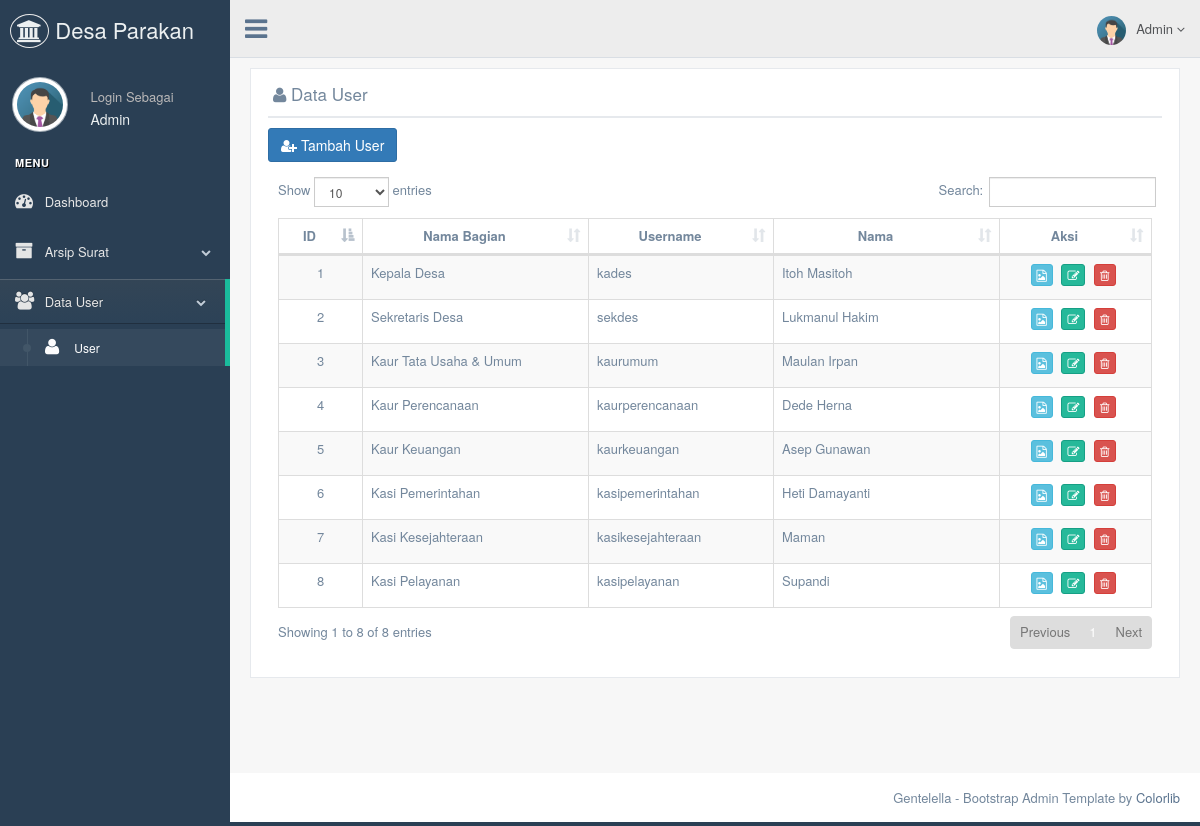
Page /admin/databagian.php (signed in) on the committed database.
### tables this page shows
CREATE TABLE `tb_bagian` (
  `id_bagian` int(11) NOT NULL,
  `nama_bagian` varchar(120) NOT NULL,
  `username_admin_bagian` varchar(50) NOT NULL,
  `password_bagian` varchar(50) NOT NULL,
  `nama_lengkap` varchar(70) NOT NULL,
  `tanggal_lahir_bagian` date NOT NULL,
  `alamat` text NOT NULL,
  `no_hp_bagian` varchar(12) NOT NULL,
  `gambar` varchar(255) NOT NULL
);

### admin/databagian.php (the view, shortened to what this page needs)
<!DOCTYPE html>
<html lang="en">
<head>
  <link href="../assets/vendors/bootstrap/dist/css/bootstrap.min.css" rel="stylesheet">
  <link href="../assets/vendors/font-awesome/css/font-awesome.min.css" rel="stylesheet">
  <link href="../assets/vendors/nprogress/nprogress.css" rel="stylesheet">
  <link href="../assets/vendors/iCheck/skins/flat/green.css" rel="stylesheet">
  <link href="../assets/vendors/datatables.net-bs/css/dataTables.bootstrap.min.css" rel="stylesheet">
  <link href="../assets/vendors/datatables.net-buttons-bs/css/buttons.bootstrap.min.css" rel="stylesheet">
  <link href="../assets/vendors/datatables.net-fixedheader-bs/css/fixedHeader.bootstrap.min.css" rel="stylesheet">
  <link href="../assets/vendors/datatables.net-responsive-bs/css/responsive.bootstrap.min.css" rel="stylesheet">
  <link href="../assets/vendors/datatables.net-scroller-bs/css/scroller.bootstrap.min.css" rel="stylesheet">
  <link href="../assets/build/css/custom.min.css" rel="stylesheet">
</head>
<body class="nav-md">
  <div class="container body">
    <div class="main_container">
      <?php
      include("sidebarmenu.php");
      ?>
      <?php
      include("header.php");
      ?>
      <div class="right_col" role="main">
        <div class="">
          <div class="row">
            <div class="col-md-12 col-sm-12 col-xs-12">
              <div class="x_panel">
                <div class="x_title">
                  <h2>
                    <li class="fa fa-user"></li> Data User
                  </h2>
                  <div class="clearfix"></div>
                </div>
                <a href="inputbagian.php"><button type="button" class="btn btn-primary"><i class="fa fa-user-plus"></i> Tambah User</button></a>
                <div class="x_content">
                  <div class="x_content">
                    <?php
                    include '../koneksi/koneksi.php';
                    $sql1      = "SELECT * FROM tb_bagian ORDER BY id_bagian ASC";
                    $query1    = mysqli_query($db, $sql1);
                    $total    = mysqli_num_rows($query1);
                    if ($total == 0) {
                      echo "<center><h2>Belum Ada Data User</h2></center>";
                    } else { ?>
                      <table id="datatable" class="table table-striped table-bordered">
                        <thead>
                          <tr>
                            <th style="text-align:center;" width="5%">ID</th>
                            <th style="text-align:center;" width="15%">Nama Bagian</th>
                            <th style="text-align:center;" width="10%">Username</th>
                            <th style="text-align:center;" width="15%">Nama</th>
                            <th style="text-align:center;" width="10%">Aksi</th>
                          </tr>
                        </thead>
                        <tbody>
                          <?php
                          while ($data = mysqli_fetch_array($query1)) {
                            echo '<tr>
                              <td style="text-align:center;"> ' . $data['id_bagian'] . '    </td>
                              <td>	' . $data['nama_bagian'] . '		</td>
                              <td>	' . $data['username_admin_bagian'] . '	</td>
                              <td>	' . $data['nama_lengkap'] . '  		</td>
                              <td style="text-align:center;">
                              <a href=detail-bagian.php?id_bagian=' . $data['id_bagian'] . '><button type="button" title="Detail" class="btn btn-info btn-xs"><i class="fa fa-file-image-o"></i></button></a>
                              <a href=editbagian.php?id_bagian=' . $data['id_bagian'] . '><button type="button" title="Edit" class="btn btn-success btn-xs"><i class="fa  fa-edit"></i></button></a>
                              <a onclick="return konfirmasi()" href="proses/proses_hapusbagian.php?id_bagian=' . $data['id_bagian'] . '"><button type="button" title="Hapus" class="btn btn-danger btn-xs"><i class="fa fa-trash-o"></i></button></a></td>
                              </tr>';
                          }
                          ?>
                        </tbody>
                      </table>
                    <?php } ?>
                  </div>
                </div>
              </div>
            </div>
          </div>
        </div>
      </div>
      <footer>
        <div class="pull-right">
          Gentelella - Bootstrap Admin Template by <a href="https://colorlib.com">Colorlib</a>
        </div>
        <div class="clearfix"></div>
      </footer>
    </div>
  </div>
</body>
</html>

### admin/sidebarmenu.php (shortened to what this page needs)
<?php
include '../koneksi/koneksi.php';
$sql      = "SELECT * FROM tb_admin where id_admin='" . $_SESSION['id'] . "'";
$query    = mysqli_query($db, $sql);
$data     = mysqli_fetch_array($query);
?>
<div class="col-md-3 left_col">
  <div class="left_col scroll-view">
    <div class="navbar nav_title" style="border: 0;">
      <a href="index.php" class="site_title"><i class="fa fa-institution"></i><span> Desa Parakan</span></a>
    </div>
    <div class="profile clearfix">
      <div class="profile_pic">
        <img src="images/<?php echo $data['gambar']; ?>" height="55" width="55" alt="" class="img-circle profile_img">
      </div>
      <div class="profile_info">
        <span> Login Sebagai </span> <br>
        <h2><?php echo $_SESSION['nama']; ?></h2>
      </div>
    </div>
    <br />
    <div id="sidebar-menu" class="main_menu_side hidden-print main_menu">
      <div class="menu_section">
        <h3> Menu </h3>
        <ul class="nav side-menu">
          <li><a href="index.php"><i class="fa fa-tachometer"></i> Dashboard <span></span></a>
          <li><a><i class="fa fa-archive"></i> Arsip Surat <span class="fa fa-chevron-down"></span></a>
          </li>
          <li><a><i class="fa fa-users"></i> Data User <span class="fa fa-chevron-down"></span></a>
            <ul class="nav child_menu">
              <li><a href="databagian.php"><i class="fa fa-user"></i> User</a></li>
            </ul>
          </li>
        </ul>
      </div>
    </div>
  </div>
</div>

### admin/header.php (shortened to what this page needs)
<?php
include '../koneksi/koneksi.php';
$sql  		= "SELECT * FROM tb_admin where id_admin='".$_SESSION['id']."'";
$query  	= mysqli_query($db, $sql);
$data 		= mysqli_fetch_array($query);
?>
        <div class="top_nav">
          <div class="nav_menu">
            <nav>
              <div class="nav toggle">
                <a id="menu_toggle"><i class="fa fa-bars"></i></a>
              </div>
              <ul class="nav navbar-nav navbar-right">
                <li class="">
                  <a href="javascript:;" class="user-profile dropdown-toggle" data-toggle="dropdown" aria-expanded="false">
                    <img src="images/<?php echo $data['gambar']; ?>" alt=""><?php echo $_SESSION['nama'];?>
                    <span class=" fa fa-angle-down"></span>
                  </a>
                </li>
              </ul>
            </nav>
          </div>
        </div>

### rows in the picture
tb_bagian: id_bagian "1", nama_bagian "Kepala Desa", username_admin_bagian "kades", nama_lengkap "Itoh Masitoh"
tb_bagian: id_bagian "2", nama_bagian "Sekretaris Desa", username_admin_bagian "sekdes", nama_lengkap "Lukmanul Hakim"
tb_bagian: id_bagian "3", nama_bagian "Kaur Tata Usaha & Umum", username_admin_bagian "kaurumum", nama_lengkap "Maulan Irpan"
tb_bagian: id_bagian "4", nama_bagian "Kaur Perencanaan", username_admin_bagian "kaurperencanaan", nama_lengkap "Dede Herna"
tb_bagian: id_bagian "5", nama_bagian "Kaur Keuangan", username_admin_bagian "kaurkeuangan", nama_lengkap "Asep Gunawan"
tb_bagian: id_bagian "6", nama_bagian "Kasi Pemerintahan", username_admin_bagian "kasipemerintahan", nama_lengkap "Heti Damayanti"
tb_bagian: id_bagian "7", nama_bagian "Kasi Kesejahteraan", username_admin_bagian "kasikesejahteraan", nama_lengkap "Maman"
tb_bagian: id_bagian "8", nama_bagian "Kasi Pelayanan", username_admin_bagian "kasipelayanan", nama_lengkap "Supandi"

### other values in the picture
$_SESSION['nama'] "Admin"
